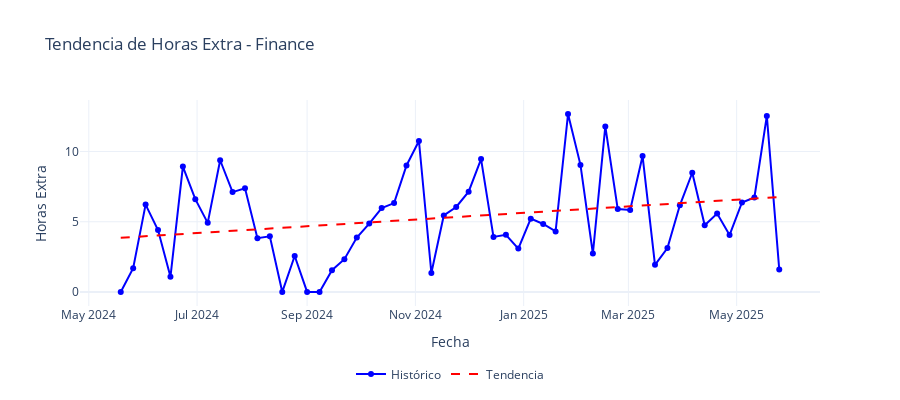
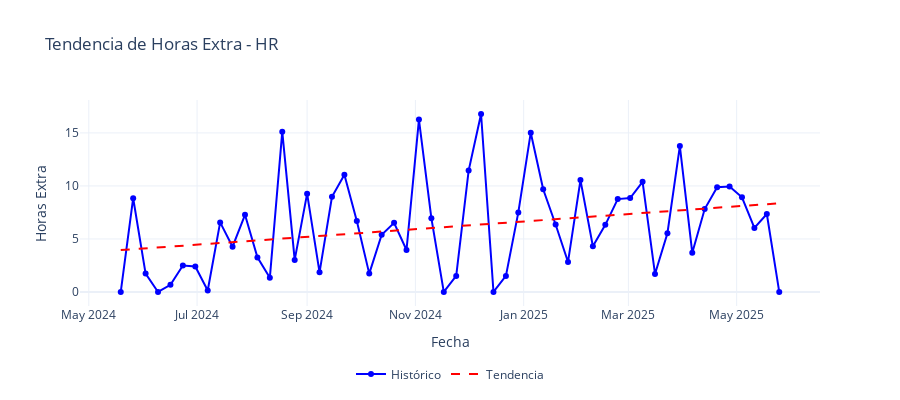
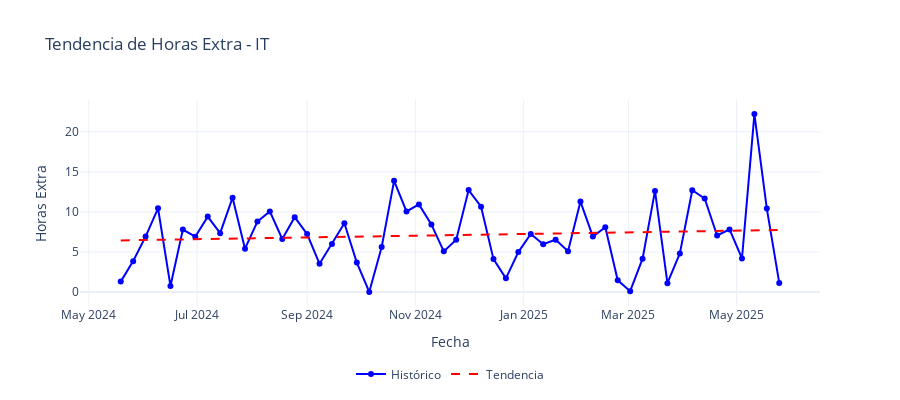
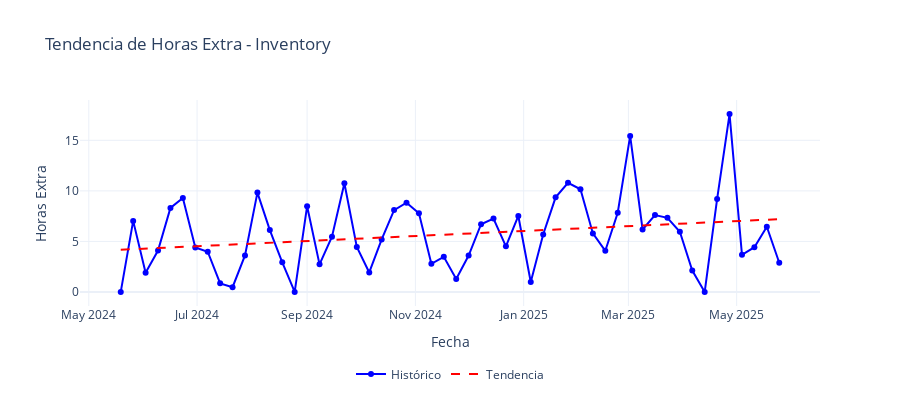

Here is the notebook cell these charts were saved with, in order:
### Markdown cell above
### 3.1. Evaluación de Estacionaridad (Dickey-Fuller Test)

### Code cell
def Prueba_Dickey_Fuller(series, department, column_name):
    """
    Realiza la prueba de Dickey-Fuller para analizar estacionaridad
    """
    print(f'\nAnálisis de Estacionalidad para {department}')
    print(f'Resultados de la prueba de Dickey-Fuller para columna: {column_name}')
    
    # Realizar la prueba de Dickey-Fuller
    dftest = adfuller(series, autolag='AIC')
    
    # Crear una serie de pandas con los resultados principales
    dfoutput = pd.Series(dftest[0:4], index=['Test Statistic', 'p-value', 'No Lags Used', 
                                            'Número de observaciones utilizadas'])
    
    # Agregar los valores críticos al resultado
    for key, value in dftest[4].items():
        dfoutput[f'Critical Value ({key})'] = value
    
    # Mostrar los resultados
    print(dfoutput)
    
    # Interpretar los resultados
    if dftest[1] <= 0.05:
        conclusion = "Los datos son estacionarios, no requieren diferenciación"
        decision = "Rechazar la hipótesis nula"
    else:
        conclusion = "Los datos no son estacionarios, requieren diferenciación"
        decision = "No se puede rechazar la hipótesis nula"
    
    print("\nConclusión:====>")
    print(decision)
    print(conclusion)
    
    return {
        'department': department,
        'test_statistic': dftest[0],
        'p_value': dftest[1],
        'is_stationary': dftest[1] <= 0.05
    }

# Realizar análisis de estacionaridad para cada departamento
adf_results = []
for department in historical_data['department'].unique():
    dept_data = historical_data[historical_data['department'] == department]
    
    if len(dept_data) < 10:
        print(f"\nAdvertencia: Datos insuficientes para {department}")
        continue
        
    result = Prueba_Dickey_Fuller(
        dept_data["total_overtime"],
        department,
        "total_overtime"
    )
    adf_results.append(result)

# Crear DataFrame con resultados
adf_df = pd.DataFrame(adf_results)
print("\nResumen de Estacionaridad por Departamento:")
display(adf_df)

def plot_single_department(historical_data, department):
    """Visualiza tendencia para un departamento específico"""
    dept_data = historical_data[historical_data['department'] == department]
    
    # Crear figura
    fig = go.Figure()
    
    # Ajustar línea de tendencia
    z = np.polyfit(range(len(dept_data)), dept_data['total_overtime'], 1)
    trend = np.poly1d(z)
    
    # Datos históricos
    fig.add_trace(
        go.Scatter(
            x=dept_data['work_date'],
            y=dept_data['total_overtime'],
            name='Histórico',
            mode='lines+markers',
            line=dict(color='blue')
        )
    )
    
    # Línea de tendencia
    fig.add_trace(
        go.Scatter(
            x=dept_data['work_date'],
            y=trend(range(len(dept_data))),
            name='Tendencia',
            mode='lines',
            line=dict(color='red', dash='dash')
        )
    )
    
    # Actualizar diseño
    fig.update_layout(
        title=f'Tendencia de Horas Extra - {department}',
        xaxis_title="Fecha",
        yaxis_title="Horas Extra",
        template='plotly_white',
        showlegend=True,
        height=400,
        legend=dict(
            orientation="h",
            yanchor="bottom",
            y=-0.4,
            xanchor="center",
            x=0.5
        )
    )
    
    return fig

# Generar y mostrar visualizaciones individuales
print("\nGenerando visualizaciones individuales...")
for department in historical_data['department'].unique():
    fig = plot_single_department(historical_data, department)
    fig.show()
    print(f"Visualización completada para {department}")

print("\nTodas las visualizaciones han sido generadas.")
